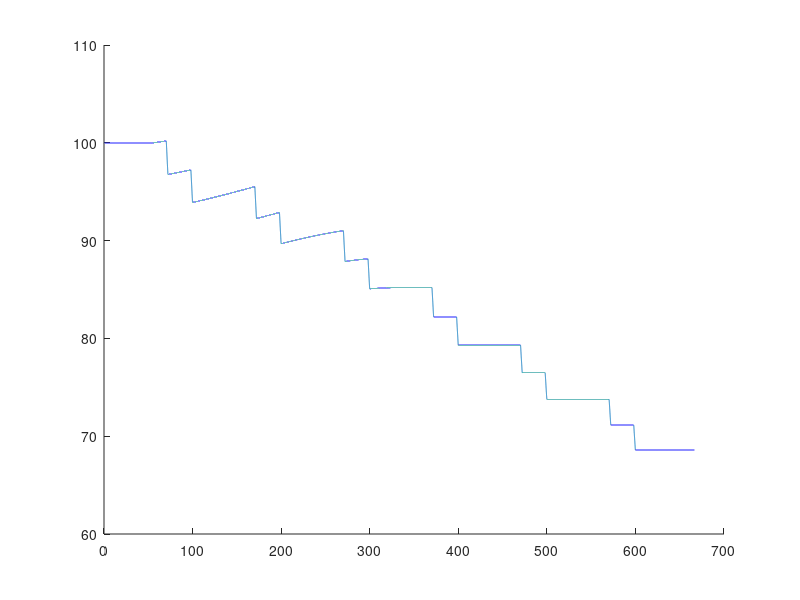

Here is the MATLAB script that generated this plot:
% 2019_A Q3_2
% time: 2019/09/14 15:25
% author: null

% 
clear all;
Rho_fuel = 0.850; % unit mg/mm^3
P_A = 160; % unit is MPa
P_tube=100; % unit is MPa. Pressure of high pressure oil pipe in initial state
C= 0.85 ; %Flow Coefficient
A_in= pi*0.7^2; % Area of the small hole. unit is mm^2


% Needle valve motion data
load('Needle.mat');
% Cam edge data
load('Cam.mat');

V_tube=pi*500*5^2;
Rho_160 = exp(-(1/(0.0039*exp(7.31)))*(exp(-0.0039*160)-exp(-0.39)) + log(0.85)); % Fuel density at a pressure of 160 MPa
Rho_0_5= exp(-(1/(0.0039*exp(7.31)))*(exp(-0.0039*0.5)-exp(-0.39)) + log(0.85)); % Fuel density at a pressure of 0.5 MPa
i=1;
sign_break = 0;
for omega=3*pi % unit is rad/s . Cam angular velocity
    a=0;
    b=0.01;
    c=1000*(2*pi)/omega;
    n=floor((c-a)/b + 1);
    P_aims=100*ones(n,1);
    sign_break = 0;
    for t1=97.8 % Range: 0~100, indicating the starting working time of the injector during the period T=100ms.
        for t2=70 % Range: 0~100, indicating the starting working time of the injector during the period T=100ms.
            k=1;
            Rho_fuel_i(k,1)=Rho_fuel;
            P_tube_i(k,1)= 100;
            for t=a:b:c % unit is ms. Simulate the entire working time frame
                theta(k,1)=mod(pi+omega*t/1000,2*pi); % The polar angle of the current moment cam. (unit is rad)
                n_R= floor(theta(k,1)*100); % Theta index in Cam data
                R_theta = (Cam(mod(n_R+1,628)+1,2)-Cam(mod(n_R,628)+1,2))*(theta(k,1)*100-n_R)+Cam(mod(n_R,628)+1,2) ; % The diameter of the current moment cam. (unit is mm)
                V_pump(k,1) = 20+pi*(5/2)^2*(Cam(1,2)-R_theta); % Relationship between oil pump volume and pole diameter.

                % Fuel injector 1
                Needle_t1=floor(100*mod((100-t1)+t,100)+1); %Index of time t in Needle data
                if Needle_t1<247
                    h_Needle1(k,1)=Needle(Needle_t1,2); % h is the Lift of Needle.
                else
                    h_Needle1(k,1)=0;
                end
                
                % Fuel injector 2
                Needle_t2=floor(100*mod((100-t2)+t,100)+1); %Index of time t in Needle data
                if Needle_t2<247
                    h_Needle2(k,1)=Needle(Needle_t2,2); % h is the Lift of Needle.
                else
                    h_Needle2(k,1)=0;
                end
                
                if k==1
                    Rho_pump_i(k,1)= Rho_0_5; 
                else
                    if floor(100*mod(t,1000*(2*pi)/omega))==0 % High pressure oil pump replenishment operation.
                        Rho_pump_i(k,1)= Rho_0_5;
                    else
                        Rho_pump_i(k,1)=Rho_pump_i(k-1,1)*V_pump(k-1,1)/V_pump(k,1); % Fuel density in the oil pump at the current time.
                    end
                end
                P_pump_i(k,1) = log(-(log(Rho_pump_i(k,1)/Rho_fuel) - (exp(-0.39)/(0.0039*exp(7.31))))*0.0039*exp(7.31))*(-1/0.0039);
                if k>1 
                    if Rho_pump_i(k,1)>Rho_fuel_i(k-1,1) 
                        m_Q_in(k,1)=C*A_in*sqrt(2*(P_pump_i(k,1) - P_tube_i(k-1,1))*Rho_pump_i(k,1))*b;
                        Rho_pump_i(k,1)=(Rho_pump_i(k,1)*V_pump(k,1)-m_Q_in(k,1))/V_pump(k,1);
                        P_pump_i(k,1) = log(-(log(Rho_pump_i(k,1)/Rho_fuel) - (exp(-0.39)/(0.0039*exp(7.31))))*0.0039*exp(7.31))*(-1/0.0039);
                    else
                        m_Q_in(k,1)=0;
                    end
                    A_out1(k,1) = pi*((h_Needle1(k,1)+1.25/(tan(pi*9/180)))*tan(pi*9/180))^2-pi*1.25^2;
                    A_out2(k,1) = pi*((h_Needle2(k,1)+1.25/(tan(pi*9/180)))*tan(pi*9/180))^2-pi*1.25^2;
                    if P_tube_i(k-1,1)>12 
                        m_Q_out(k,1) = C*(A_out1(k,1)+A_out2(k,1))*sqrt(2*(P_tube_i(k-1,1) - 12)*Rho_fuel_i(k-1,1))*b;
                    else
                        m_Q_out(k,1) = 0;
                    end
                    Rho_fuel_i(k,1)=(Rho_fuel_i(k-1,1)*V_tube-m_Q_out(k,1)+m_Q_in(k,1))/V_tube;
                    P_tube_i(k,1) = log(-(log(Rho_fuel_i(k,1)/Rho_fuel) - (exp(-0.39)/(0.0039*exp(7.31))))*0.0039*exp(7.31))*(-1/0.0039);
                end
                if abs(P_tube_i(k,1)-100)<= -5 % If the deviation is greater than 5, the loop is jumped out and the next traversal is performed.
                    sign_break=1;
                    break;
                end
                k=k+1;
            end
            if sign_break==1
                sign_break=0;
                continue;
            end
            variance=sum((P_tube_i-P_aims).^2)/n;
            data(i,1)=omega/pi;
            data(i,2)=t1;
            data(i,3)=t2;
            data(i,4)=variance;
            i=i+1;
            hold on
            plot(a:b:c,P_tube_i)
            % ylim([0,200]);
        end
    end
end
